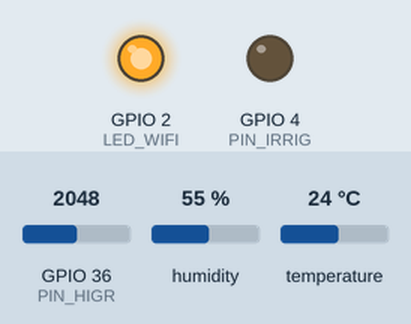
Recording of a sketch running on a simulated ESP32. On the bench: output pins drawn as LEDs (lit = HIGH). Inputs (shaded band) come from the test bench; at power-on: GPIO 36 (PIN_HIGR) = 2048, humidity 55 %, temperature 24 °C. WiFi joins after 1.5 s; servers stay silent unless stated; uploads are accepted with an empty reply; what the sketch prints to the serial monitor is not drawn.

Above: at 0.1 s.
At 1.6 s:
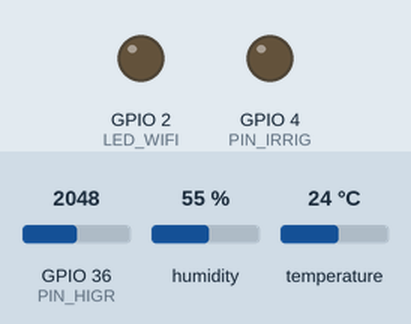
Timing chart, 0 to 4.0 s (numbered marks = the images above):
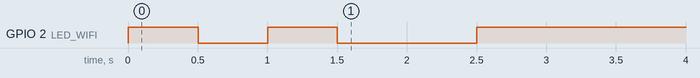

The sketch:

rede_irrigacao.ino
```cpp
// Sistema de irrigação para o trabalho de conclusão
// do curso Redes de Computadores.
// Elaborado por Vanessa Aparecida da Silva


// Bibliotecas utilizadas
#include <DHT.h>
#include <WiFi.h>
#include <stdio.h>
#include <string.h>


const char* WIFI_SSID = "Projeto_Final"; // SSID do AP
const char* WIFI_PASS =  "ifsuldeminas"; // Senha do AP

const char* host = "192.168.1.101"; // Endereço do sinknode

// ====== PINAGEM ======= //
// Higrômmetro
    // VIN --> VCG
    // GND --> GND
    // A0  --> VP
#define PIN_HIGR A0  // Definição do pino 0 analógico como de irrigação

// Sensor de temperatura e umidade do ar
    // Visão frontal do DHT11
    // 1 --> 3V3
    // 2 --> D23
    // 3 -->
    // 4 --> GND

#define DHTPIN 23 // Definição do pino 4 como de irrigação
#define DHTTYPE DHT11 // definição do tipo do sensor DHT como DHT11

#define LED_WIFI LED_BUILTIN // O LED indicador do Wifi é o mesmo embutido no ESP32

#define PIN_IRRIG 4 // Definição do pino 4 como de irrigação


DHT dht(DHTPIN, DHTTYPE);


int tick = 0; // contador para verificação de tempos em tempos dos status wifi e sinknode
int minimo = 0; // define como 0 o valor mínimo inicial (irá se alterar com os dados obtidos do sinknode)
int maximo = 100; // define como 100 o valor máximo inicial (irá se alterar com os dados obtidos do sinknode)
bool chegarNoMaximo = false; // variável que irá se alternar para true para poder se chegar ao valor máximo recomendado de umidade.

/* Função para leitura do sensor higrômetro */
int lerSensorHigrometro(){

    int valorLeitura;
    int valorConvertido;

    // Lê o valor do pino do higrômetro. O valor retornado vai de 0 a 4095.
    valorLeitura = analogRead(PIN_HIGR);

    // Conversão do valor para 0 a 100%
    valorConvertido = constrain(valorLeitura,0,4095);
    valorConvertido = map(valorConvertido,0,4095,100,0);

    // Exibição dos valores via porta serial
    Serial.print("Leitura H: ");
    Serial.print(valorLeitura);
    Serial.print(" / Conversao H: ");
    Serial.println(valorConvertido);

    // retorno da função
    return valorConvertido;
}

/* Função para leitura do sensor de umidade de ar */
float lerSensorUmidadeAr(){
    float leituraUmidade = dht.readHumidity();
    return leituraUmidade;
}

/* Função para leitura do sensor de temperatura */
float lerSensorTemperatura(){
    float leituraTemperatura = dht.readTemperature();
    return leituraTemperatura;
}

/* Função para conectar-se ao Access Point */
void conectarWifi(){
    // Desliga o LED indicador de conexão Wifi
    digitalWrite(LED_WIFI, LOW);

    // Enquanto o Wifi estiver desconectado, o LED irá piscar:
    while (WiFi.status() != WL_CONNECTED) {
      digitalWrite(LED_WIFI, HIGH);
      delay(500);
      digitalWrite(LED_WIFI, LOW);
      delay(500);
      digitalWrite(LED_WIFI, HIGH);
      delay(500);
      digitalWrite(LED_WIFI, LOW);
      delay(1000);
      Serial.println("Conectando a WiFi..");
    }
    // Liga o LED indicador de conexão Wifi
    digitalWrite(LED_WIFI, HIGH);

    // Exibição dos dados de conexão via porta serial
    Serial.print("Conectado a WiFi! Endereco: ");
    Serial.println(WiFi.localIP());

}

void leituraDados(){
    // Leitura dos dados dos sensores
    int sensorHigrometro = lerSensorHigrometro();
    float sensorUmidade = lerSensorUmidadeAr();
    float sensorTemperatura = lerSensorTemperatura();

    // Exibição dos dados dos sensores via porta serial
    Serial.print("Higrometro: ");
    Serial.print(sensorHigrometro);
    Serial.print("% / Umidade: ");
    Serial.print(sensorUmidade);
    Serial.print(" / Temperatura: ");
    Serial.print(sensorTemperatura);
    Serial.println(" ºC");

    // Conexão HTTP ao sinknode
    WiFiClient client;
    const int httpPort = 80;
    if (!client.connect(host, httpPort)) {
        Serial.println("Falha ao conectar ao sinknode!");
        return;
    }

    // Montar a URL para envio de dados ao sinknode
    // Exemplo: /get_sensor.php?h=50&u=45&t=30
    String url = "/get_sensor.php?h=";
    url += sensorHigrometro;
    url += "&u=";
    url += sensorUmidade;
    url += "&t=";
    url += sensorTemperatura;
    Serial.print("URL: ");
    Serial.println(url);

    // Método HTTP GET que envia os dados
    client.print(String("GET ") + url + " HTTP/1.1\r\n" +
                 "Host: " + host + "\r\n" +
                 "Connection: close\r\n\r\n");

    // Aguarda 5 segundos... se não responder, desiste da conexão
    unsigned long timeout = millis();
    while (client.available() == 0) {
        if (millis() - timeout > 5000) {
            Serial.println("Falha ao enviar os dados ao sinknode (timeout)!");
            client.stop();
            return;
        }
    }

    // Caso chegue até aqui, os dados do sinknode estão prontos para serem lidos.
    /* Formato separado em colunas:
        <CABECALHO HTTP>|VALOR_MINIMO|VALOR_MAXIMO|
    */
    int contador_colunas = 1;
    Serial.println("\n\n>>> Fazendo o armazenamento dos dados recebidos...");

    // Ler coluna a coluna
    while(client.available()) {

        // Ler até o caracter pipe
        String coluna = client.readStringUntil('|');

        switch (contador_colunas){
          case 1: // Ignorar a primeira coluna, pois é apenas o cabeçalho HTTP.
              Serial.print("Cabecalho HTTP: ");
              Serial.println(coluna);
              break;
          case 2: // Armazenar o valor MINIMO

              Serial.print("Valor minimo atual: ");
              Serial.println(minimo);
              Serial.print("Valor recebido do sinknode: ");
              Serial.println(coluna);
              // Fazer a conversao e armazenar na variável mínimo
              minimo = coluna.toInt();
              Serial.print("Novo valor minimo armazenado: ");
              Serial.println(minimo);
              break;

          case 3: // Armazenar o valor MAXIMO
              Serial.print("Valor maximo atual: ");
              Serial.println(maximo);
              Serial.print("Valor recebido do sinknode: ");
              Serial.println(coluna);
              // fazer a conversao e armazenar na variável maximo
              maximo = coluna.toInt();
              Serial.print("Valor maximo armazenado: ");
              Serial.println(maximo);
              break;
        }
        // Aumentar o contador para ler a próxima coluna
        contador_colunas++;
    }


}

void verificarIrrigacao(){
    int sensorHigrometro = lerSensorHigrometro();
    /* Se:
     *  o valor do higrômetro for menor que o mínimo
     *  OU valor do higrômetro for menor que o maximo E valor do higrômetro tem que atingir ao maximo:
     */
    if ((sensorHigrometro < minimo) || (sensorHigrometro < maximo && chegarNoMaximo == true)){
       chegarNoMaximo = true; // como chegou abaixo do mínimo, essa variável vai fazer que com que chegue ao máximo
       Serial.println("Acionando sistema de irrigacao...");
       digitalWrite(PIN_IRRIG, HIGH); // liga a irrigação
       delay(1000); // dorme por 1 segundo
       Serial.println("Desligando sistema de irrigacao...");
       digitalWrite(PIN_IRRIG, LOW); // desliga a irrigação

    } else {
       Serial.println("Umidade do solo nos padroes normais.");
       chegarNoMaximo = false; // já está nos padrões normais. Não é preciso chegar mais no máximo
    }

}

// Função que roda quando liga ou reseta o ESP32 (roda uma vez).
void setup() {

    // Inicia a porta serial com velocidade em 9600 bit/s
    Serial.begin(9600);

    // Define o pino do LED indicador para o Wifi como saída
    pinMode(LED_WIFI, OUTPUT);

    // Define o pino do irrigador como saída
    pinMode(PIN_IRRIG, OUTPUT);

    // Inicia o módulo sensor de temperatura e umidade
    dht.begin();

    // Inicia o módulo Wifi
    WiFi.begin(WIFI_SSID, WIFI_PASS);
}


// Função que roda todo o código em loop (infinitamente).
void loop() {

    /* "tick" é uma variavel de contagem.
        Quando ela tem o valor zero, serão feitos:
    */
    if(tick == 0){
        //  - a verificação do Wifi (fica tentando se conectar até que consiga)
        while (WiFi.status() != WL_CONNECTED) {
            conectarWifi();
        }
        /* - Fazer a leitura dos dados e os envia ao sinknode.
           O sinknode irá responder com o mínimo e máximo de irrigação.
        */
        leituraDados();
    }

    // Função que verifica se necessita irrigar ou não.
    verificarIrrigacao();

    // Incrementar a variável tick
    tick++;
    if (tick >= 6){
      tick = 0;
    }

    // Dormir por 10 segundos
    delay(10000);
}
```

Measured:
- by itself, GPIO 2 (LED_WIFI): goes HIGH 0.50 s, LOW 0.50 s, HIGH 0.50 s, LOW 1.0 s, then HIGH
